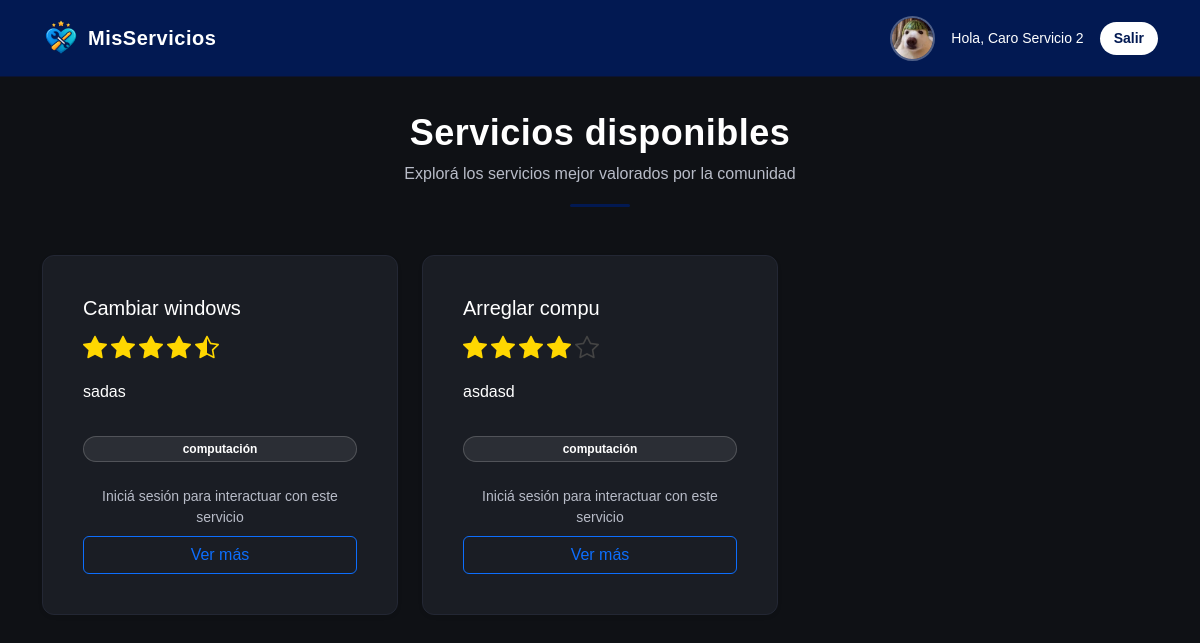
/ (signed in), run on the app's committed database.
### models.py (models this page shows, shortened)
class Usuario(UserMixin, db.Model):
    __tablename__ = 'usuarios'
    id = db.Column(db.Integer, primary_key=True)
    nombre = db.Column(db.String(100), nullable=False)
    email = db.Column(db.String(120), unique=True, nullable=False)
    password = db.Column(db.String(255), nullable=False)
    rol = db.Column(db.String(20), nullable=False)
    imagen = db.Column(db.String(200))
    calificaciones = db.relationship('Calificacion', backref='cliente', lazy=True)

class Servicio(db.Model):
    __tablename__ = 'servicios'
    id = db.Column(db.Integer, primary_key=True)
    titulo = db.Column(db.String(100), nullable=False)
    descripcion = db.Column(db.Text, nullable=False)
    categoria = db.Column(db.String(50), nullable=False)
    usuario_id = db.Column(
        db.Integer,
        db.ForeignKey('usuarios.id'),
        nullable=False
    )
    usuario = db.relationship('Usuario', backref='servicios', lazy=True)
    calificaciones = db.relationship(
        'Calificacion',
        backref='servicio',
        lazy=True,
        cascade='all, delete-orphan'
    )
    def promedio_estrellas(self):
        if not self.calificaciones:
            return None
        total = 0
        cantidad = 0
        for c in self.calificaciones:
            promedio_c = (c.precio + c.calidad + c.amabilidad) / 3
            total += promedio_c
            cantidad += 1
        return round(total / cantidad, 1)

### app.py (the view)
@app.route('/')
def index():
    servicios = Servicio.query.all()
    return render_template('public_dashboard.html', servicios=servicios)

### app.py (called while the page is built)
@login_manager.user_loader
def load_user(user_id):
    return Usuario.query.get(int(user_id))

### templates/public_dashboard.html
{% from "components/estrellas.html" import render_estrellas %}
{% extends "base.html" %}
{% block page_header %}
    {% set titulo = "Servicios disponibles" %}
    {% set subtitulo = "Explorá los servicios mejor valorados por la comunidad" %}
    {% include "components/page_header.html" %}
{% endblock %}
{% block content %}
<div class="row g-4">
  {% for s in servicios %}
  <div class="col-12 col-sm-6 col-lg-4">
    <div class="card h-100 shadow-sm">
      <div class="card-body d-flex flex-column">
        <h5 class="mb-1">{{ s.titulo }}</h5>
        {% if s.promedio_estrellas() %}
            {{ render_estrellas(s.promedio_estrellas()) }}
        {% else %}
            <span class="text-muted small">Sin calificaciones</span>
        {% endif %}
        <p class="card-text mt-2 flex-grow-1">
            {{ s.descripcion }}
        </p>
        <span class="badge bg-primary mt-3">
            {{ s.categoria }}
        </span>
        <div class="mt-4 text-center">
            <p class="text-muted small mb-2">
                Iniciá sesión para interactuar con este servicio
            </p>
            <a href="{{ url_for('login') }}"
               class="btn btn-outline-primary w-100">
                Ver más
            </a>
        </div>
      </div>
    </div>
  </div>
  {% endfor %}
</div>
{% endblock %}

### templates/components/estrellas.html (shortened to what this page needs)
{% macro render_estrellas(promedio) %}
    {% set enteras = promedio|int %}
    {% set media = 1 if promedio - enteras >= 0.5 else 0 %}
    {% set vacias = 5 - enteras - media %}
    <div class="estrellas estrellas-card">
        {% for _ in range(enteras) %}
            <i class="bi bi-star-fill estrella activa"></i>
        {% endfor %}
        {% if media %}
            <i class="bi bi-star-half estrella activa"></i>
        {% endif %}
        {% for _ in range(vacias) %}
            <i class="bi bi-star estrella"></i>
        {% endfor %}
    </div>
{% endmacro %}

### templates/base.html (shortened to what this page needs)
<!DOCTYPE html>
<html lang="es">
<head>
    <link href="https://cdn.jsdelivr.net/npm/bootstrap@5.3.2/dist/css/bootstrap.min.css" rel="stylesheet">
    <link rel="stylesheet" href="{{ url_for('static', filename='css/styles.css') }}">
    <link rel="stylesheet" href="https://cdn.jsdelivr.net/npm/bootstrap-icons@1.11.3/font/bootstrap-icons.css">
</head>
<body>
<nav class="navbar navbar-expand-lg navbar-dark navbar-custom">
    <div class="container">
        <a class="navbar-brand d-flex align-items-center gap-2 fw-bold"
           href="{% if current_user.is_authenticated %}
                    {{ url_for('dashboard') }}
                 {% else %}
                    {{ url_for('index') }}
                 {% endif %}">
            <img src="{{ url_for('static', filename='img/logo-icon.png') }}"
                 class="logo-navbar">
            <span class="logo-text">MisServicios</span>
        </a>
        <div class="collapse navbar-collapse justify-content-lg-end text-center" id="navbarContent">
            {% if current_user.is_authenticated %}
            <div class="d-flex flex-column flex-lg-row align-items-center gap-3 mt-3 mt-lg-0">
                {% if current_user.imagen %}
                    <img src="{{ url_for('static', filename='uploads/' + current_user.imagen) }}"
                         class="avatar-navbar">
                {% else %}
                    <div class="prestador-avatar-placeholder">
                        {{ current_user.nombre[0] }}
                    </div>
                {% endif %}
                <span class="text-white small">
                    Hola, {{ current_user.nombre }}
                </span>
                <a href="{{ url_for('logout') }}" class="btn btn-logout btn-sm">
                    Salir
                </a>
            </div>
            {% endif %}
        </div>
    </div>
</nav>
<main class="container py-4">
    {% block page_header %}{% endblock %}
    {% block content %}{% endblock %}
</main>
</body>
</html>

### static/css/styles.css (style rules this page uses)
:root { --primary-color: #021952; --primary-hover: #04307a; --bg-dark: #0f1115; --card-dark: #1a1d24; --text-light: #ffffff; --text-muted: #b8bcc8; }
body { margin: 0; font-family: Arial, Helvetica, sans-serif; background-color: var(--bg-dark); color: var(--text-light); }
.navbar-custom { background-color: var(--primary-color); border-bottom: 1px solid #0b1333; padding: 14px 0; }
.logo-navbar { height: 38px; }
.btn-logout { background-color: #ffffff; color: var(--primary-color); border-radius: 20px; padding: 6px 14px; font-weight: 600; border: none; transition: all .2s ease; }
.card { background-color: var(--card-dark); border-radius: 12px; border: 1px solid #232734; color: #fff; width: 100%; padding: 20px; }
.text-muted { color: var(--text-muted) !important; }
.badge.bg-primary { background-color: rgba(255,255,255,0.08) !important; border: 1px solid rgba(255,255,255,0.18); border-radius: 20px; padding: 6px 14px; }
.estrellas { display: inline-flex; gap: 4px; font-size: 22px; }
.estrella.activa { color: #FFD700; }
@media (min-width: 768px) { .card { padding: 22px; } }
@media (min-width: 1024px) { .card { padding: 24px; } }
.estrellas-card { font-size: 20px; margin: 6px 0; }
@media (min-width: 768px) { .estrellas-card { font-size: 22px; } }
@media (min-width: 1024px) { .estrellas-card { font-size: 24px; } }
.estrella { color: #444; }
.logo-text { color: #ffffff; font-weight: 700; font-size: 20px; letter-spacing: 0.5px; }
.avatar-navbar { width: 45px; height: 45px; border-radius: 50%; object-fit: cover; border: 2px solid rgba(255,255,255,0.3); }

### data on the page
Usuario: imagen (picture), nombre "Caro Servicio 2"
Servicio: titulo "Cambiar windows", descripcion "sadas", categoria "computación"
Servicio: titulo "Arreglar compu", descripcion "asdasd", categoria "computación"

### other printed values
{{ titulo }} "Servicios disponibles"
{{ subtitulo }} "Explorá los servicios mejor valorados por la comunidad"
